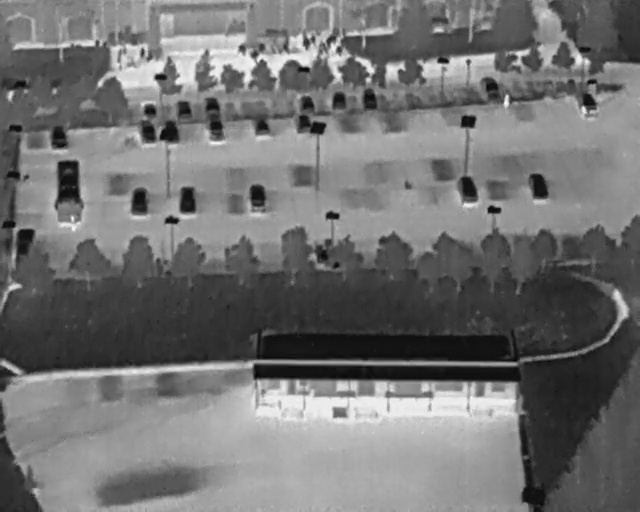
#> input picture assets/validation_images/1_100_30_0_05095.jpg, 640 x 512 px
$ python prepare_validation_shapes.py
#> lines starting #> are read from the running program, lines starting #| are printed output that depends on the picture
#!/usr/bin/env python3
# 生成不拉伸内容的竖图和正方形测试样例。
"""在不拉伸原图内容的前提下，创建竖图和正方形几何测试样例。"""

from pathlib import Path

import cv2
import numpy as np


ROOT = Path(__file__).resolve().parents[1]
SOURCE = ROOT / "assets/validation_images/1_100_30_0_05095.jpg"
OUTPUT_DIR = ROOT / "assets/validation_images"


# 定义 Python 函数 fit_on_canvas。
def fit_on_canvas(image, width, height):
    scale = min(width / image.shape[1], height / image.shape[0])
    resized = cv2.resize(
        image,
        (round(image.shape[1] * scale), round(image.shape[0] * scale)),
        interpolation=cv2.INTER_LINEAR,
    )
    canvas = np.full((height, width, 3), 114, dtype=np.uint8)
    x = (width - resized.shape[1]) // 2
    y = (height - resized.shape[0]) // 2
    canvas[y : y + resized.shape[0], x : x + resized.shape[1]] = resized
    return canvas


# 定义 Python 函数 main。
def main():
    image = cv2.imread(str(SOURCE))
#> image is the input picture: shape (512, 640, 3); min 0, max 255, mean 114.1
    if image is None:
        raise RuntimeError(f"cannot read {SOURCE}")
    cases = {
        "shape_portrait_512x640.jpg": fit_on_canvas(image, 512, 640),
        "shape_square_640x640.jpg": fit_on_canvas(image, 640, 640),
    }
#> in fit_on_canvas, `canvas[y : y + resized.shape[0], x : x + resized.shape[1]] = resized`:
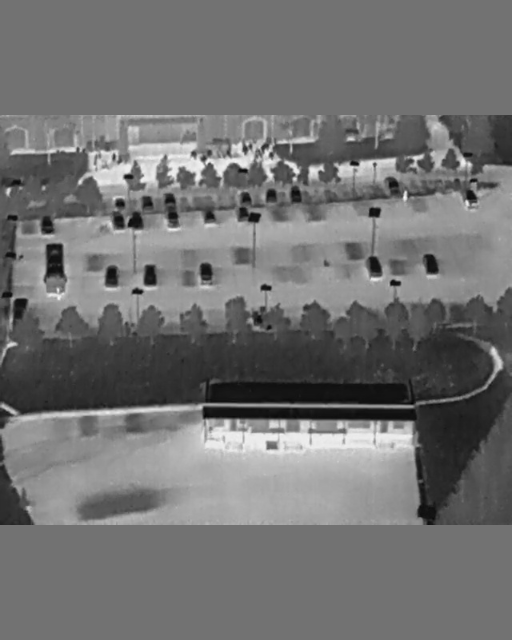
#> canvas: shape (640, 512, 3); min 3, max 250, mean 114
#> call 2 of fit_on_canvas, with width = 640, height = 640
#> in fit_on_canvas (call 2), `scale = min(width / image.shape[1], height / image.shape[0])`: scale = 1
#> in fit_on_canvas (call 2), `canvas[y : y + resized.shape[0], x : x + resized.shape[1]] = resized`:
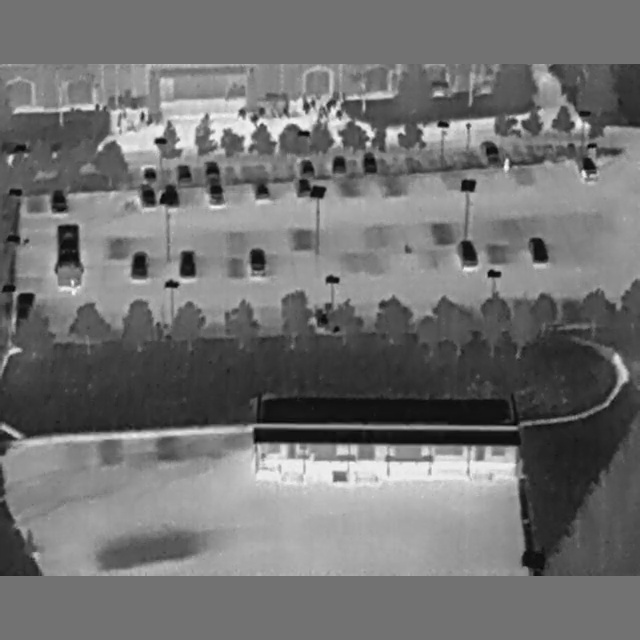
#> canvas: shape (640, 640, 3); min 0, max 255, mean 114.1
    for name, output in cases.items():
        path = OUTPUT_DIR / name
        if not cv2.imwrite(str(path), output):
            raise RuntimeError(f"cannot write {path}")
        print(f"{path}: {output.shape[1]}x{output.shape[0]}")
#> this loop made 2 passes
#> name on passes 1 to 2: 'shape_portrait_512x640.jpg', 'shape_square_640x640.jpg'
#| assets/validation_images/shape_portrait_512x640.jpg: 512x640
#| assets/validation_images/shape_square_640x640.jpg: 640x640


if __name__ == "__main__":
    main()

$ run again, with assets/validation_images/0_80_80_0_07074.jpg copied over assets/validation_images/1_100_30_0_05095.jpg
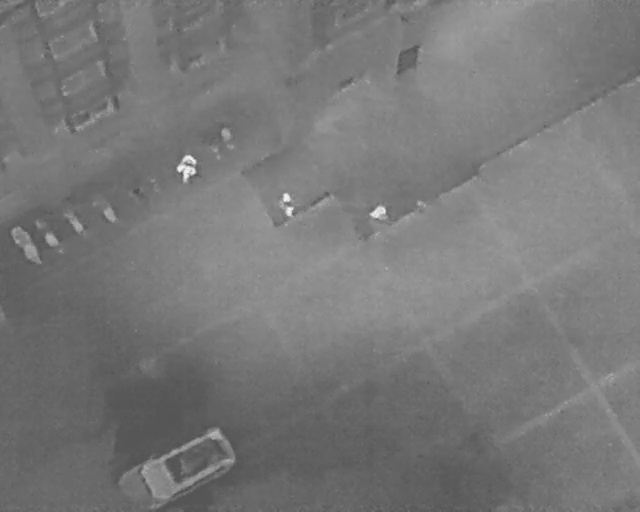
#> input picture assets/validation_images/0_80_80_0_07074.jpg, 640 x 512 px
#> in main, image is the input picture: shape (512, 640, 3); min 76, max 248, mean 120.4
#> in fit_on_canvas, `canvas[y : y + resized.shape[0], x : x + resized.shape[1]] = resized`:
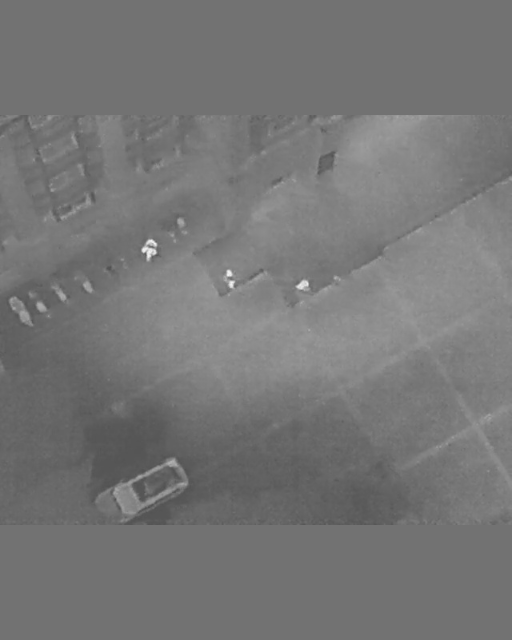
#> canvas: shape (640, 512, 3); min 81, max 242, mean 118
#> scale = 1
#> in fit_on_canvas (call 2), `canvas[y : y + resized.shape[0], x : x + resized.shape[1]] = resized`:
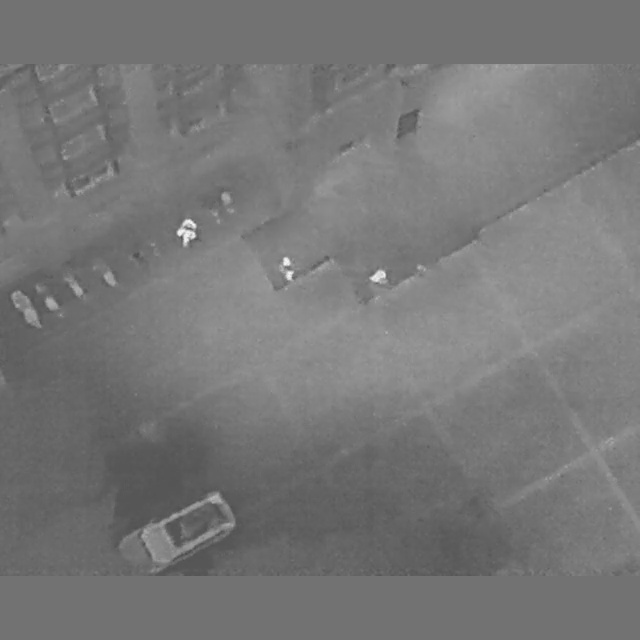
#> canvas: shape (640, 640, 3); min 76, max 248, mean 119.1
#> the loop in main, `for name, output in cases.items():` made 2 passes
#> name on passes 1 to 2: 'shape_portrait_512x640.jpg', 'shape_square_640x640.jpg'
#> (printed output is left out)

$ run again, with assets/validation_images/1_100_30_0_06198.jpg copied over assets/validation_images/1_100_30_0_05095.jpg
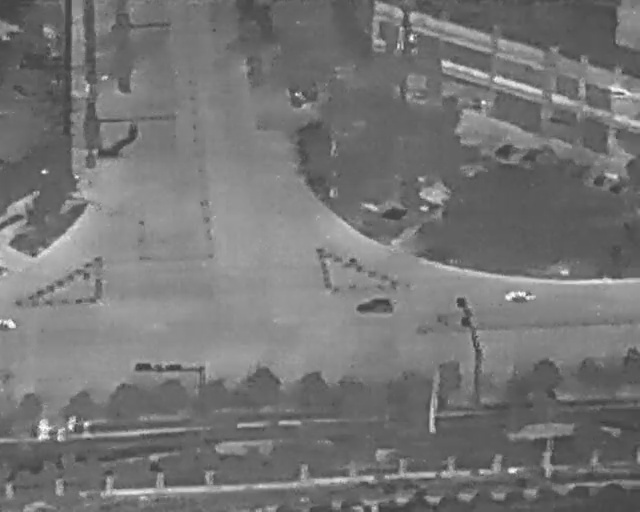
#> input picture assets/validation_images/1_100_30_0_06198.jpg, 640 x 512 px
#> in main, image is the input picture: shape (512, 640, 3); min 54, max 255, mean 117.6
#> in fit_on_canvas, `canvas[y : y + resized.shape[0], x : x + resized.shape[1]] = resized`:
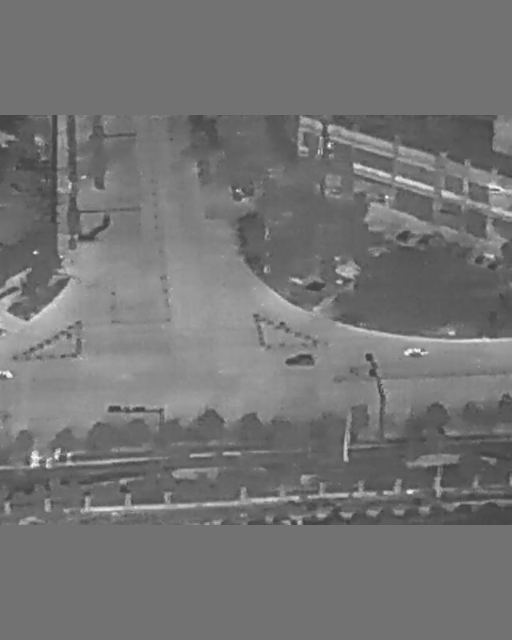
#> canvas: shape (640, 512, 3); min 61, max 251, mean 116.2
#> scale = 1
#> in fit_on_canvas (call 2), `canvas[y : y + resized.shape[0], x : x + resized.shape[1]] = resized`:
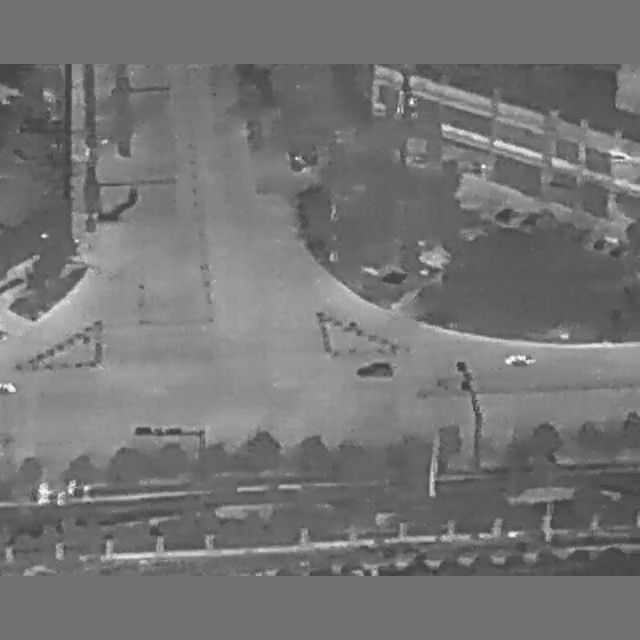
#> canvas: shape (640, 640, 3); min 54, max 255, mean 116.8
#> the loop in main, `for name, output in cases.items():` made 2 passes
#> name on passes 1 to 2: 'shape_portrait_512x640.jpg', 'shape_square_640x640.jpg'
#> (printed output is left out)

$ run again, with assets/validation_images/1_130_40_0_09996.jpg copied over assets/validation_images/1_100_30_0_05095.jpg
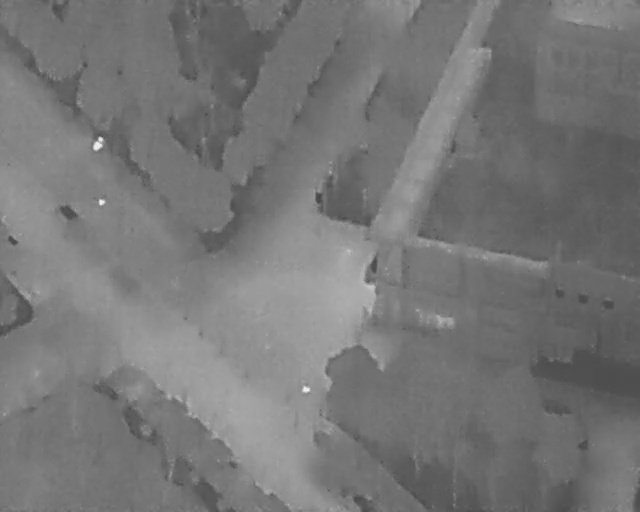
#> input picture assets/validation_images/1_130_40_0_09996.jpg, 640 x 512 px
#> in main, image is the input picture: shape (512, 640, 3); min 66, max 243, mean 118.3
#> in fit_on_canvas, `canvas[y : y + resized.shape[0], x : x + resized.shape[1]] = resized`:
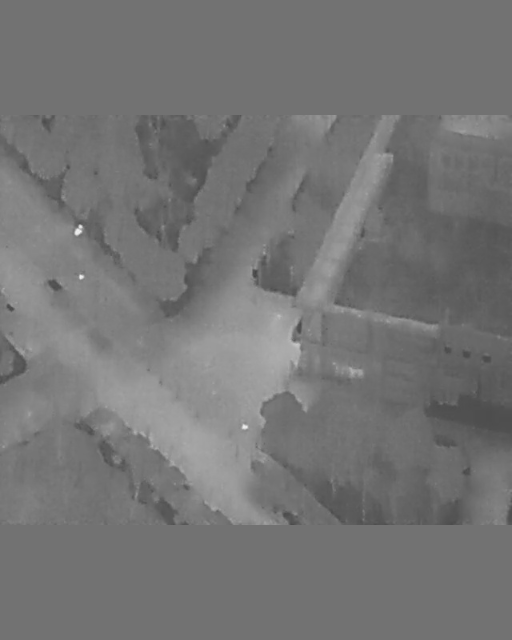
#> canvas: shape (640, 512, 3); min 69, max 240, mean 116.7
#> scale = 1
#> in fit_on_canvas (call 2), `canvas[y : y + resized.shape[0], x : x + resized.shape[1]] = resized`:
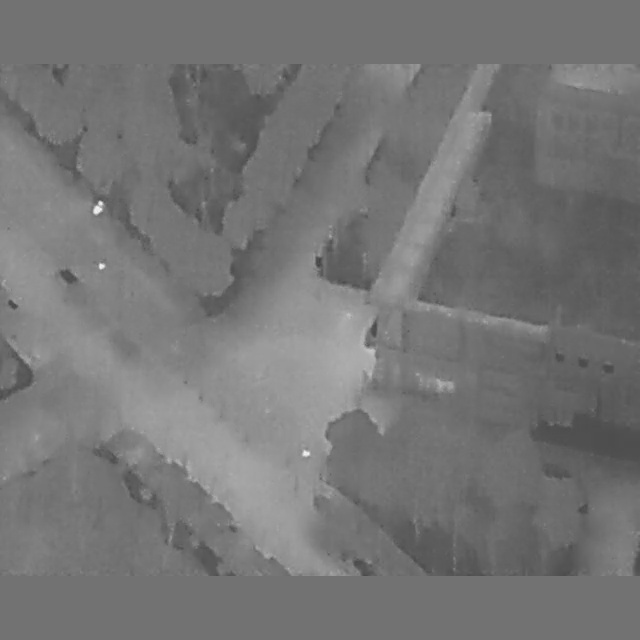
#> canvas: shape (640, 640, 3); min 66, max 243, mean 117.5
#> the loop in main, `for name, output in cases.items():` made 2 passes
#> name on passes 1 to 2: 'shape_portrait_512x640.jpg', 'shape_square_640x640.jpg'
#> (printed output is left out)
